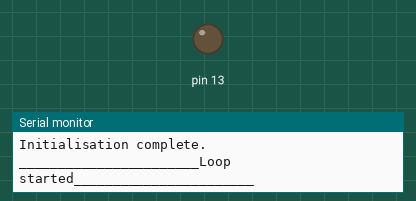
Recording of a sketch running on a simulated Arduino Uno, built with avr-gcc and run on an emulated ATmega328P. Shown: output pins drawn as LEDs (lit = HIGH), the last lines printed to the serial monitor. Sleep ends after the set time or at an interrupt.

Above: at 4.3 s.
At 34.9 s:
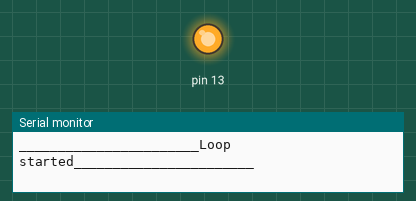
Timing chart, 0 to 40.2 s (numbered marks = the images above):
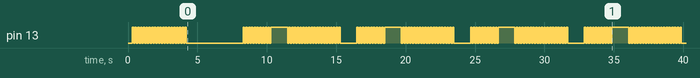

The sketch:

watchdog_sleep.ino
```cpp
#include <avr/sleep.h>
#include <avr/power.h>
#include <avr/wdt.h>

volatile int f_wdt=1;
ISR(WDT_vect)
{
  if(f_wdt == 0)f_wdt=1;
}
void enterSleep(void)
 {
  set_sleep_mode(SLEEP_MODE_PWR_DOWN);
  sleep_enable();
  sleep_mode();
  /** The program will continue from here. **/
  /* First thing to do is disable sleep. */
  sleep_disable();
  power_all_enable();
 }

 void blinkPeriod(int milliSeconds, int mode){

      if(!mode)delay(milliSeconds);
      digitalWrite(13, HIGH);   // turn the LED on (HIGH is the voltage level)
      delay(milliSeconds);              // wait for a second
      digitalWrite(13, LOW);    // turn the LED off by making the voltage LOW
      if(mode)delay(milliSeconds);
 }
void setup() {
    Serial.begin(9600);
  Serial.println("Initialising...");
  delay(100); //Allow for serial print to complete.
  // initialize digital pin 13 as an output.
  pinMode(13, OUTPUT);
  MCUSR &= ~(1<<WDRF); //reset flag of wdt
  WDTCSR |= (1<<WDCE) | (1<<WDE); //In order to change WDE or the prescaler, we need to set WDCE (This will allow updates for 4 clock cycles).
  WDTCSR = 1<<WDP0 | 1<<WDP3; /* 8.0 seconds */      //set new watchdog timeout prescaler value
  WDTCSR |= _BV(WDIE);//enable wd interrupt
  Serial.println("Initialisation complete.");
  delay(100); //Allow for serial print to complete.
}

void loop() {
  Serial.println("_______________________Loop started_______________________");
  for(int i=0;i<20;i++) blinkPeriod(100,0);
  enterSleep();
  for(int i=0;i<10;i++) blinkPeriod(100,1);
  digitalWrite(13,HIGH);
  delay(1000);
}
```

Measured:
- by itself, pin 13: LOW → HIGH at 0.30 s, → LOW 0.10 s later, → HIGH 0.10 s later, → LOW 0.10 s later, … (280 changes in this stretch)
